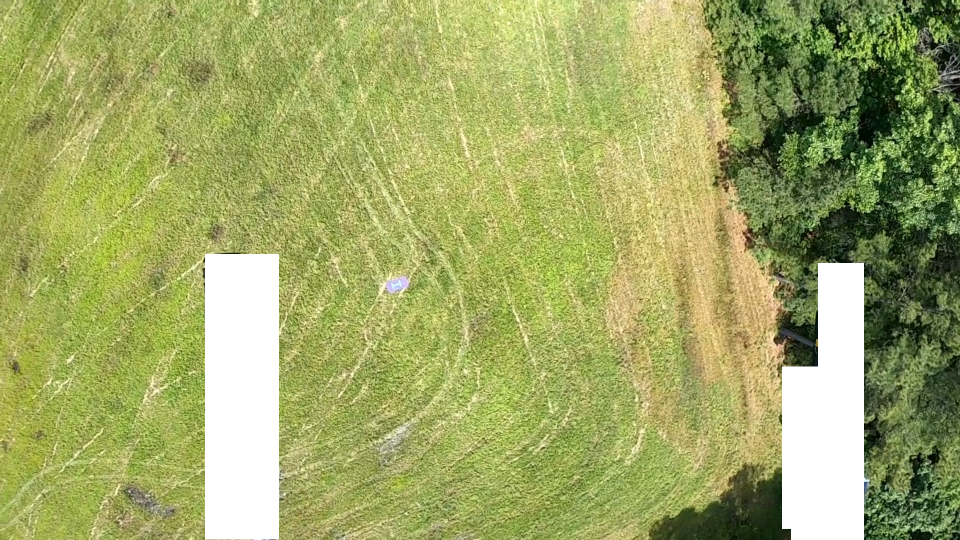
#> input picture Object detection/Screenshot.png, 1920 x 1080 px, given in place of t1.jpg, which was not available (shown at 1/2 size)
$ python detect.py   (older library calls are emulated)
#> lines starting #> are read from the running program, lines starting #| are printed output that depends on the picture; after the words box and inside, x2 and y2 are one past the last pixel; in counts of white or black regions, pixels touching at a corner belong together; long printed decimals are rounded; pictures that were not available may be replaced by others from this repository, and a replacement may not be noted
import cv2
import numpy as np
import math
from queue import PriorityQueue
#import matplotlib.pyplot as plt
arr = ['t1.jpg','t2.jpg','t3.jpg','t4.jpg','t5.jpg','t6.jpg','a1.png', 'a2.png', 'a3.png', 'a4.png', 'a5.png', 'a6.png', 'Screenshot.png', 'Screenshot2.png', 'Screenshot3.png', 'Screenshot5.png']

#arr = ['Screenshot3.png']


def process(imageName, ind):
#> called with imageName = 't1.jpg', ind = 1
    im1 = cv2.imread(imageName)
#> im1 is the input picture: shape (1080, 1920, 3); mean B, G, R 101.1, 168.4, 160
    im = cv2.cvtColor(im1, cv2.COLOR_BGR2LAB)
#> im: shape (1080, 1920, 3); mean of channels 0, 1, 2 169.4, 114.7, 161.6
    #lt.subplot(5,4,ind), plt.imshow(im)
    mean, stddev = cv2.meanStdDev(im)
#> mean = [169.4, 114.7, 161.6]; stddev = [51.22, 6.42, 13.36]
    mean = mean.flatten()
    stddev = stddev.flatten()
    cutoff = 2*stddev
#> cutoff = [102.4, 12.84, 26.72]
    t1 = mean+cutoff
#> t1 = [271.9, 127.5, 188.3]
    t2 = mean-cutoff
#> t2 = [67, 101.8, 134.8]
    mask1 = cv2.inRange(im, t2, t1)
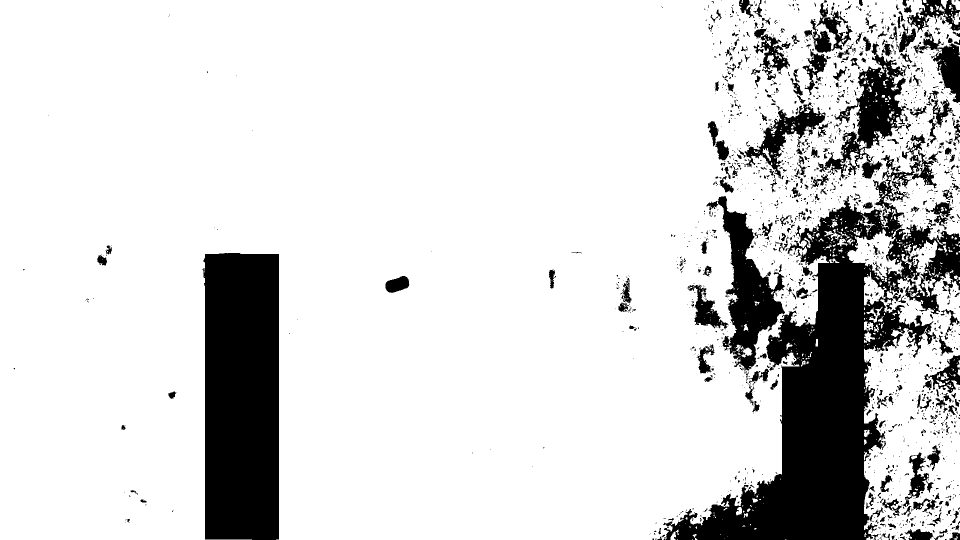
#> mask1: shape (1080, 1920) (shown at 1/2 size); 84.2% white; 1886 black regions (1553 under 20 px), largest, box (x1, y1, x2, y2) and area: (1326, 268, 1920, 1080) 139938, (405, 506, 558, 1080) 84711, (1413, 392, 1570, 743) 19027
    mask1 = cv2.bitwise_not(mask1)
    #cv2.imshow("mask1",mask1)
    lab = cv2.bitwise_and(im1,im1,mask=mask1)
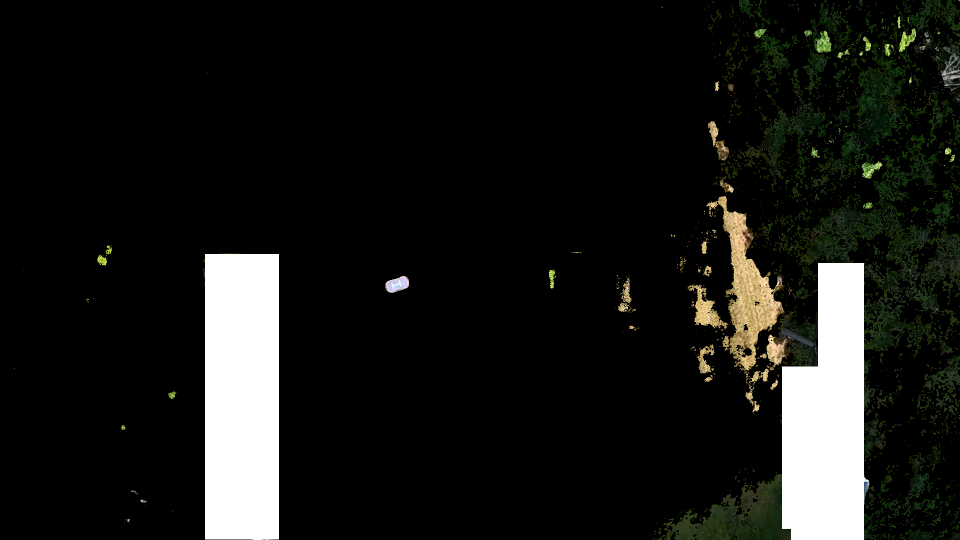
#> lab: shape (1080, 1920, 3) (shown at 1/2 size); mean B, G, R 22.6, 25.4, 24.7
    #cv2.imshow("ttyp",lab)
    #lab = cv2.cvtColor(lab, cv2.COLOR_BGR2LAB)


    '''blurred = cv2.medianBlur(im,  9)

    lab = cv2.cvtColor(blurred, cv2.COLOR_BGR2LAB)

    mean1 = cv2.mean(lab, mask=None)[:3]
    mean, stddev = cv2.meanStdDev(lab)


    mean = mean.flatten()
    stddev = stddev.flatten()

    cutoff = 2*stddev
    print(mean1)

    for (i, row) in enumerate(lab):
        for (j,cell) in enumerate(row):
            if (abs(cell - mean) < cutoff).all():
                lab[i][j] = np.array([0,125,125])
            else:
                lab[i][j] = np.array([255,125,125])
    img = cv2.cvtColor( lab, cv2.COLOR_LAB2BGR)'''
    imgray = cv2.cvtColor(lab, cv2.COLOR_BGR2GRAY)
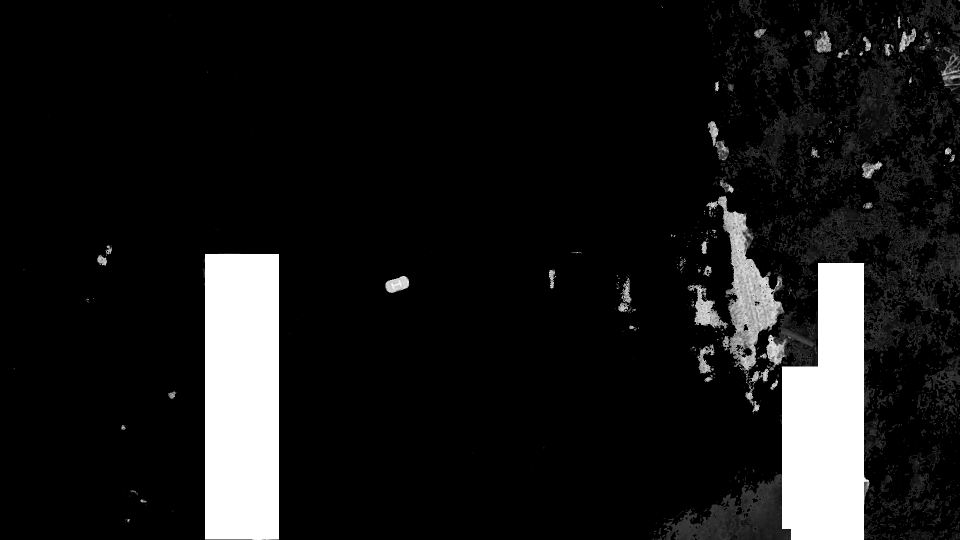
#> imgray: shape (1080, 1920) (shown at 1/2 size); min 0, max 255, mean 24.9

    #cv2.imshow('b&w', img)
    kernel = cv2.getStructuringElement(cv2.MORPH_ELLIPSE,(5,5))
    imgray = cv2.morphologyEx(imgray, cv2.MORPH_OPEN, kernel)
    #cv2.imshow('open', imgray)
    ret, thresh = cv2.threshold(imgray, 127, 255, 0)
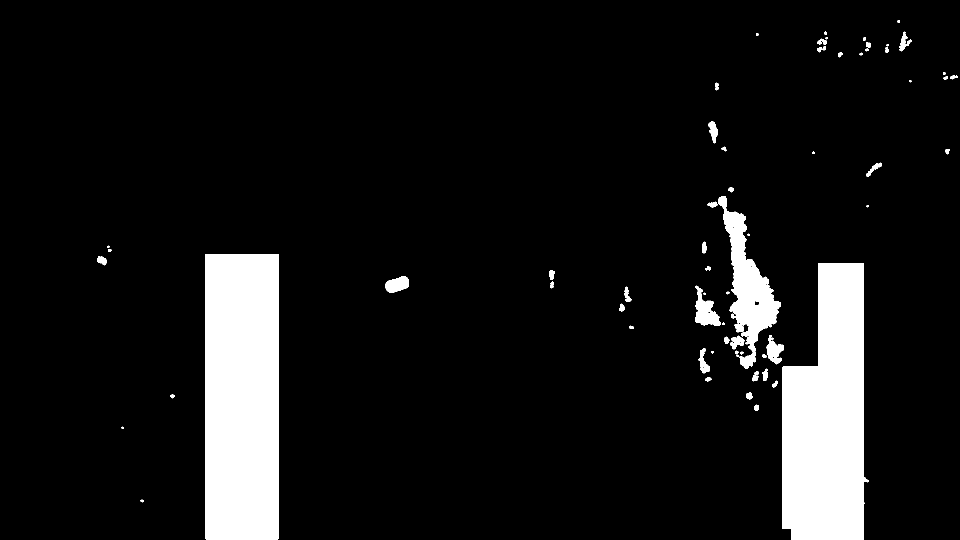
#> thresh: shape (1080, 1920) (shown at 1/2 size); 8.9% white; 65 white regions (9 under 20 px)
    #cv2.imshow("temp",thresh)

    a,contours,_ = cv2.findContours(thresh, cv2.RETR_TREE, cv2.CHAIN_APPROX_SIMPLE)
#> contours = 132 contours, 83 with area under 20; largest, box (x1, y1, x2, y2) and area: (410, 508, 558, 1080) 83810, (1564, 526, 1738, 1080) 74895, (1436, 392, 1562, 738) 14450, (1390, 571, 1442, 652) 1966, (771, 552, 818, 586) 1059
    alist = []


    for contour in contours:

                area = cv2.contourArea(contour)
                peri = cv2.arcLength(contour, True)
                if (area<1200 and area>100 and  peri< 140 and peri>40) :
                        alist.append(contour)
#> this loop made 132 passes
#> (area, peri) on passes 3, 4, 5, 6, 7, 8, 10, 13, 14, 16, 17, 21: (78, 35.31), (35, 24.49), (122.5, 45.56), (74.5, 40.38), (63, 32.97), (142, 67.94), (160.5, 68.04), (36, 26.14), (21.5, 19.9), (26.5, 21.9), (493, 149.9), (91, 40.97)
#> after the loop, alist = 14 contours; largest, box (x1, y1, x2, y2) and area: (771, 552, 818, 586) 1059, (1416, 242, 1436, 287) 428, (1461, 671, 1489, 699) 394, (1733, 325, 1763, 354) 216, (195, 512, 214, 531) 209
    q = []
    lab = cv2.cvtColor(lab, cv2.COLOR_BGR2LAB)
#> lab: shape (1080, 1920, 3); mean of channels 0, 1, 2 25.3, 127.2, 129.5
    for contour in alist:
                x,y,w,h = cv2.boundingRect(contour)
                m , std = cv2.meanStdDev(lab[y:y+h,x:x+w])
                m= m.flatten()
                std = std.flatten()
                #temp = abs(m-[53,-37,78])
                temp = abs(m-mean)
                temp = math.sqrt(temp[0]*temp[0]+temp[1]*temp[1] + temp[2]*temp[2])
                print(temp)
                q.append((temp,contour))
#> this loop made 14 passes
#> (x, y, w, h, m, std, temp) on passes 1 to 9: (1492, 785, 14, 14, [155.2, 129.1, 154.1], [74.23, 0.673, 12.24], 21.64), (1504, 742, 13, 21, [134.9, 128.8, 154.4], [88.7, 0.551, 17.16], 37.99), (1524, 737, 12, 25, [139.9, 128.9, 153.1], [90.15, 0.726, 16.07], 33.85), (1461, 671, 28, 28, [138.1, 130, 156.7], [59.7, 1.53, 11.84], 35.27), (1238, 607, 12, 16, [150.4, 128.9, 153.5], [80.96, 0.604, 13.49], 25.11), (1248, 573, 15, 31, [123.6, 128.7, 149], [90.94, 0.566, 15.23], 49.59), (771, 552, 47, 34, [149.4, 132.5, 119.8], [98.59, 5.92, 9.64], 49.66), (1098, 540, 12, 20, [149, 107.4, 170.5], [86.54, 11.79, 24.31], 23.47), (195, 512, 19, 19, [142.2, 109.1, 172.4], [88.78, 11.73, 27.49], 29.87)
#| 21.637
#| 37.990
#| 33.848
#| 35.272
#| 25.114
#| 49.594
#| 49.656
#| 23.471
#> (further printed lines are left out)
#> after the loop, q = 14 items
    cout = 1
    i=0
    while(i<len(q)):
            j=i+1
            i+=1
            while(j<len(q)):
                    if(q[j-1][0]<q[j][0]):
                       ty = q[j]
                       q[j]=q[j-1]
                       q[j-1]=ty
                    j+=1
#> this loop made 14 passes
#> after the loop, i = 14

    #q.sort()

    flist =[]
    for ctuple in q:
            '''while not q.empty():
            d,next = q.get()
            #print(next.shape())'''
            if(cout%30!=0):
                    x,y,w,h = cv2.boundingRect(ctuple[1])
                    cv2.rectangle(im1, (x, y), (x + w, y + h), (0,255,0), 1)
                    cv2.putText(im1, str(ctuple[0]), (x, y-10), cv2.FONT_HERSHEY_SIMPLEX, 0.3, (255,0,0), 1)
                    #cv2.drawContours(im1, flist, -1, (0,0,255), 2)
                    flist.append(ctuple[1])
                    cout+=1
#> this loop made 14 passes
#> (x, y, w, h) on passes 1 to 12: (1504, 742, 13, 21), (1461, 671, 28, 28), (1248, 573, 15, 31), (771, 552, 47, 34), (1524, 737, 12, 25), (1733, 325, 30, 29), (1416, 242, 20, 45), (1415, 403, 20, 12), (195, 512, 19, 19), (1238, 607, 12, 16), (1098, 540, 12, 20), (1492, 785, 14, 14)
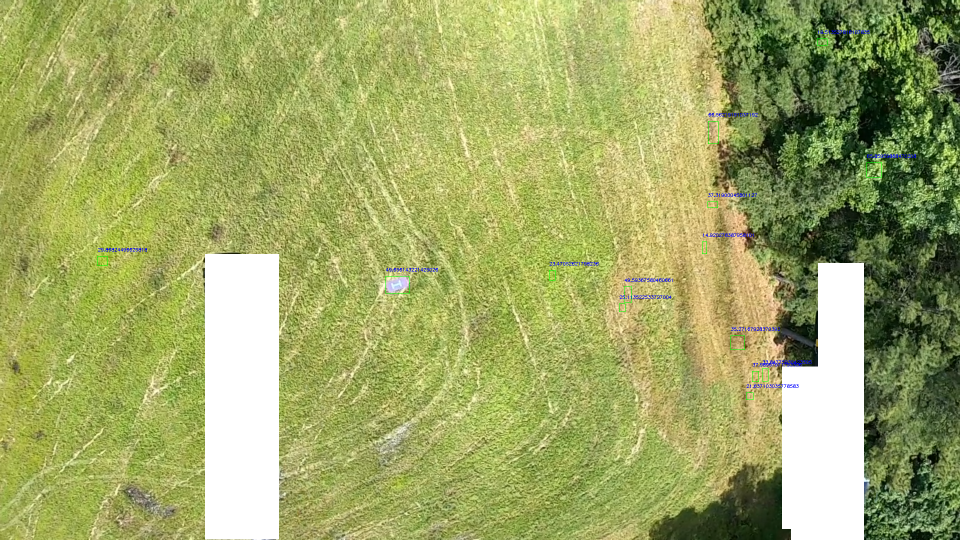
#> im1: shape (1080, 1920, 3) (shown at 1/2 size); 0.23% of pixels changed, all inside (x1, y1, x2, y2) = (195, 61, 1832, 800)
#> after the loop, cout = 15; flist has the same summary as alist


    #for cont in flist:

    #cv2.drawContours(im1, flist, -1, (0,0,255), 2)
    cv2.imwrite(imageName+"Processed.png" , im1)
    #plt.subplot(5,4,ind+1), plt.imshow(im)
    print(ind)


for (ind, i) in enumerate(arr):

        process(i, 2*(ind+1)-1)


        '''im = cv2.imread(imageName)
    #lt.subplot(5,4,ind), plt.imshow(im)
    blurred = cv2.medianBlur(im,  9)

    lab = cv2.cvtColor(blurred, cv2.COLOR_BGR2LAB)

    mean1 = cv2.mean(lab, mask=None)[:3]
    mean, stddev = cv2.meanStdDev(lab)


    mean = mean.flatten()
    stddev = stddev.flatten()

    cutoff = 2*stddev
    print(mean1)

    for (i, row) in enumerate(lab):
        for (j,cell) in enumerate(row):
            if (abs(cell - mean) < cutoff).all():
                lab[i][j] = np.array([0,125,125])
            else:
                lab[i][j] = np.array([255,125,125])
    img = cv2.cvtColor( lab, cv2.COLOR_LAB2BGR)
    imgray = cv2.cvtColor(img, cv2.COLOR_BGR2GRAY)
    #cv2.imshow('b&w', img)
    kernel = np.ones((9,9),np.uint8)
    imgray = cv2.morphologyEx(imgray, cv2.MORPH_OPEN, kernel)
    #cv2.imshow('open', imgray)
    ret, thresh = cv2.threshold(imgray, 127, 255, 0)
    a,contours,_ = cv2.findContours(thresh, cv2.RETR_EXTERNAL, cv2.CHAIN_APPROX_SIMPLE)
    alist = []'''
#> pass 2 of the loop `for (ind, i) in enumerate(arr):`:
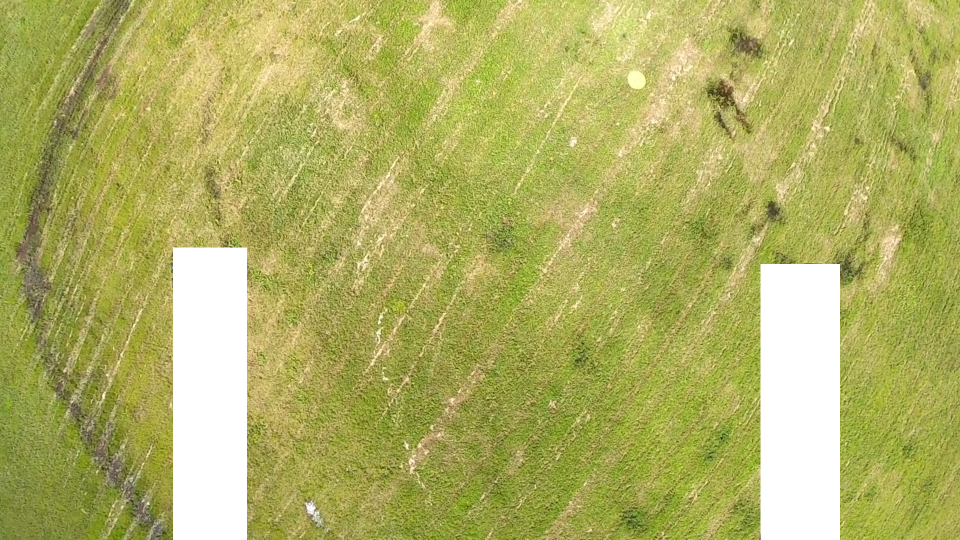
#> input picture Object detection/Screenshot2.png, 1920 x 1080 px, given in place of t2.jpg, which was not available (shown at 1/2 size)
#> in process, im1 is the input picture: shape (1080, 1920, 3); mean B, G, R 97.9, 176.2, 176.2
#> im: shape (1080, 1920, 3); mean of channels 0, 1, 2 179.1, 117.1, 167.8
#> mean = [179.1, 117.1, 167.8]; stddev = [34.02, 5.62, 13.31]
#> cutoff = [68.03, 11.23, 26.62]
#> t1 = [247.2, 128.3, 194.4]
#> t2 = [111.1, 105.8, 141.1]
#> in process (call 2), `mask1 = cv2.inRange(im, t2, t1)`:
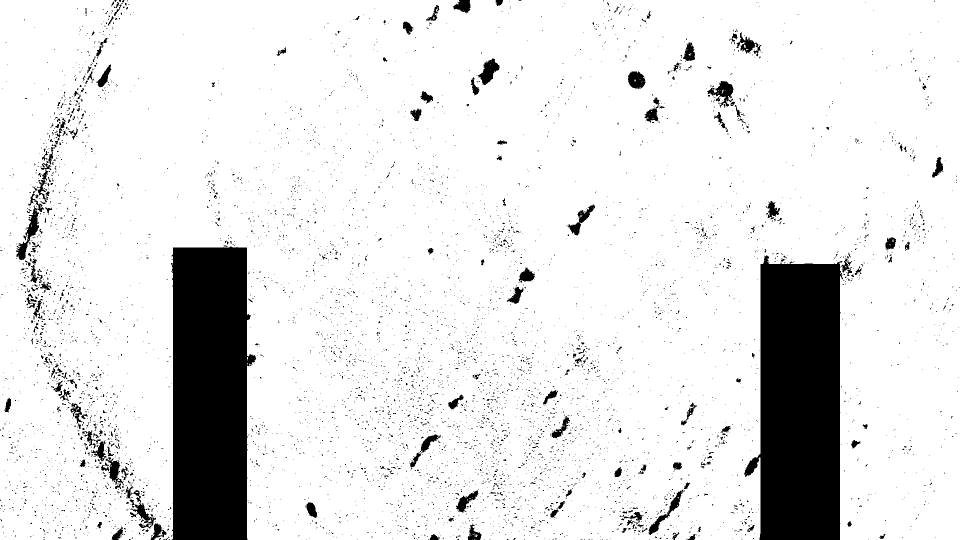
#> mask1: shape (1080, 1920) (shown at 1/2 size); 89% white; 6174 black regions (5945 under 20 px), largest, box (x1, y1, x2, y2) and area: (1488, 510, 1686, 1080) 88653, (342, 493, 512, 1080) 87011, (32, 411, 78, 520) 1478
#> kernel = [[0, 0, 1, 0, 0], [1, 1, 1, 1, 1], [1, 1, 1, 1, 1], [1, 1, 1, 1, 1], [0, 0, 1, 0, 0]]
#> thresh: shape (1080, 1920); 9% white; 86 white regions (14 under 20 px)
#> contours = 119 contours, 54 with area under 20; largest, box (x1, y1, x2, y2) and area: (1517, 511, 1680, 1080) 87186, (345, 495, 511, 1080) 86092, (957, 120, 999, 170) 1016, (1256, 143, 1291, 177) 842, (1137, 410, 1189, 470) 743
#> the loop in process (call 2), `for contour in contours: ` made 119 passes
#> (area, peri) on passes 2, 4, 5, 6, 7, 8, 9, 10: (20, 19.31), (96, 51.8), (64, 37.31), (55, 32.97), (21, 18.49), (58, 32.14), (37, 25.31), (153.5, 85.36)
#> after the loop in process (call 2), `for contour in contours:`: alist = 20 contours; largest, box (x1, y1, x2, y2) and area: (1256, 143, 1291, 177) 842, (1368, 88, 1390, 122) 480, (1039, 536, 1068, 563) 410, (1291, 217, 1316, 243) 390, (613, 1005, 634, 1035) 360
#> the loop in process (call 2), `for contour in alist:` made 20 passes
#> (x, y, w, h, m, std, temp) on passes 1 to 6: (1303, 1037, 18, 26, [103.1, 112.3, 163.1], [76.79, 11.57, 25.81], 76.33), (613, 1005, 21, 30, [151.4, 127.9, 131.9], [105.8, 1.5, 4.21], 46.67), (1342, 994, 17, 17, [127.9, 109, 170.6], [65.27, 9.58, 21.39], 51.95), (917, 994, 20, 16, [137.6, 107.6, 174.7], [60.57, 8.8, 20.17], 43.16), (1348, 925, 15, 14, [157.3, 107.1, 179.9], [58.75, 7.54, 18.66], 26.9), (1703, 881, 16, 15, [106.7, 113.5, 161.8], [83.95, 11.38, 26.41], 72.81)
#> (printed output is left out)
#> the loop in process (call 2), `while(i<len(q)):` made 20 passes
#> the loop in process (call 2), `for ctuple in q:` made 20 passes
#> after the loop in process (call 2), `for ctuple in q:`:
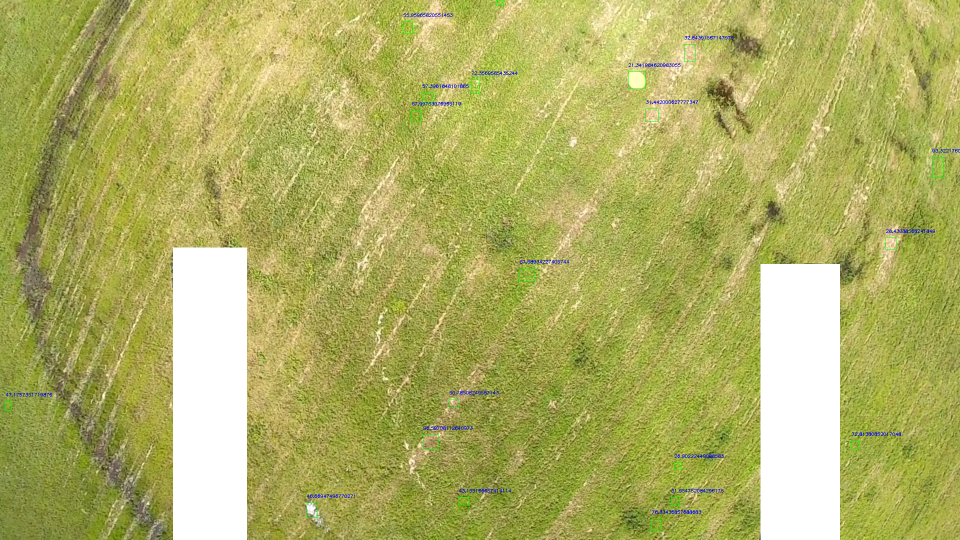
#> im1: shape (1080, 1920, 3) (shown at 1/2 size); 0.31% of pixels changed, all inside (x1, y1, x2, y2) = (11, 0, 1920, 1064)
#> (the run stopped early here; a loop or call above may not have finished)
